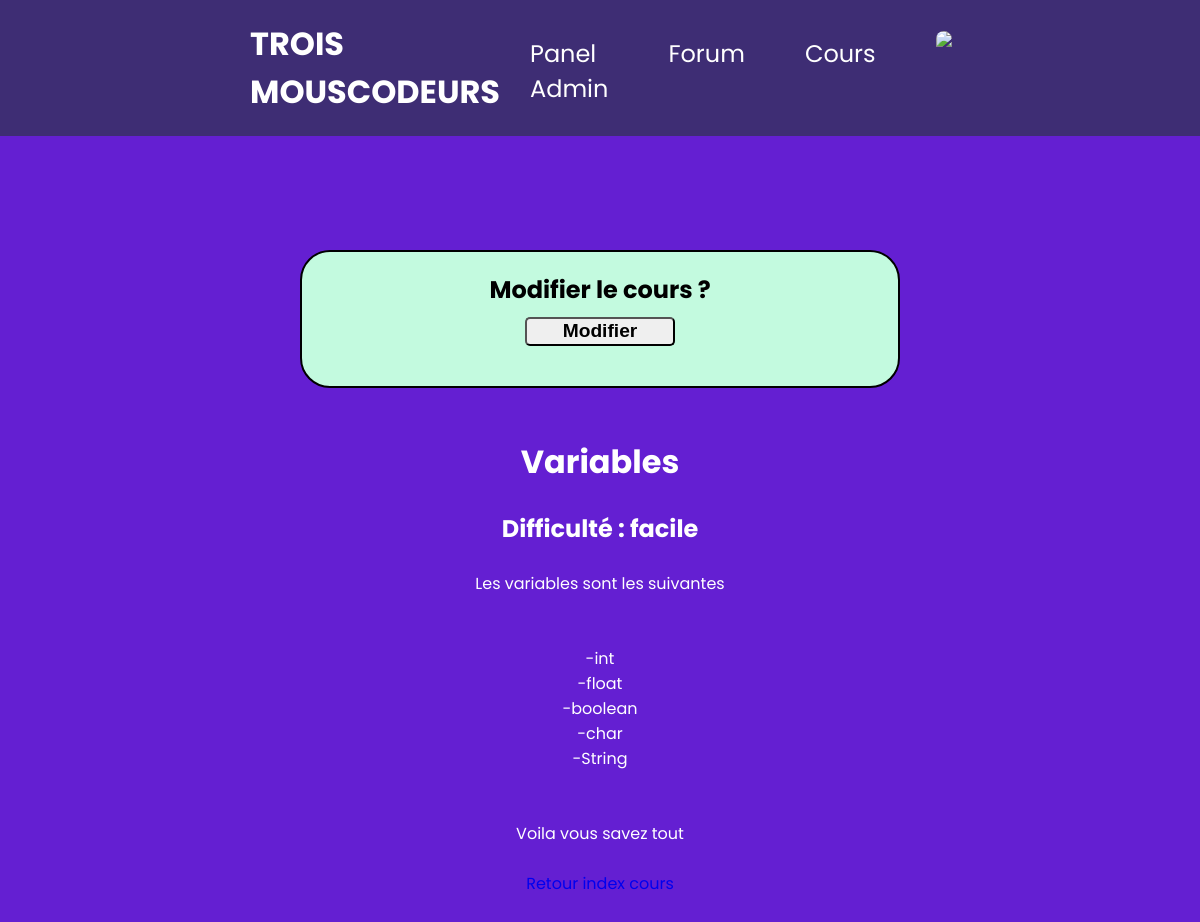
The app's page /?p=indCours&idG=1&idC=14 (signed in) with its own data.
### tables this page shows
CREATE TABLE `t_cours` (
  `id_cours` int(11) NOT NULL,
  `groupe` int(11) NOT NULL,
  `nom_cours` varchar(200) NOT NULL,
  `difficulte` varchar(200) NOT NULL,
  `contenu_cours` text NOT NULL
);

### Model/Model.php (called while the page is built, shortened)
<?php
class Model
{
	private static $serveur="mysql:host=localhost";
	private static $bdd="dbname=daw";
	private static $user="root";
	private static $mdp="";
	private static $pdo;
	private static $PDOBD=null;
	private function __construct()
	{
		Model::$pdo = new PDO(Model::$serveur.';'.Model::$bdd.';charset=utf8', Model::$user, Model::$mdp);
		Model::$pdo->setAttribute(PDO::ATTR_ERRMODE, PDO::ERRMODE_WARNING);
	}
	public  static function getBDD()
	{
		if(Model::$PDOBD==null)	{Model::$PDOBD= new Model();}
		return Model::$PDOBD;
	}
	function getCour($id){
		$cours = Model::$pdo->prepare("SELECT nom_cours, difficulte, contenu_cours FROM t_cours WHERE id_cours = $id");
		$cours->execute();
		return $cours->fetchAll()[0];
	}
}
?>

### Vue/cours.php (the view)
<div class="index_cours">
    <?php
    if($_SESSION["admin"]=='oui'){
        $contenu_admin = '
            <form class="admin_add_cour" method="post">
                <h2>Modifier le cours ?</h2>
                <button class="btn-admin" name="cours" value="modif">Modifier</button>
            </form>';
        if(!isset($_POST["cours"]))
        {
            echo $contenu_admin;
        } else {
            if($_POST["cours"] != "modif") {
                echo $contenu_admin;
            }
        }
    }
    ?>
    <?php
    $contenu_cours = '
        <h1>'.$cour['nom_cours'].'</h1>
        <br/>
        <h2>Difficulté : '.$cour['difficulte'].' </h2>
        <br/>
        <p>'.nl2br($cour['contenu_cours']).'</p>
        <br/>
    ';
    if(isset($_POST["cours"])){
        if($_POST["cours"] == "modif")
        {
            echo '
                <form method="post">
                <label for="titreCours">Nom du cours :</label>
                <input type="text" name="titreCours" value="'.$cour['nom_cours'].'"required><br><br>
                <label for="difficulte">Difficulté :</label>
                <select id="difficulte" name="difficulte">
                <option value="facile">Facile</option>
                <option value="intermédiaire">Intérmédiaire</option>
                <option value="difficile">Difficile</option>
                </select><br><br>
                <label for="contenuCours">Contenu du cours :</label><br>
                <textarea id="contenu-cours" name="contenuCours" rows="10" cols="50" required>'.$cour['contenu_cours'].'</textarea>
                <br/>
                <label for="import">Importer fichier :</label>
                <input type="file" name="fileToUpload">
                <br><br>
                <input type="submit" name="cours" value="Valider">
                </form>
            ';
        } else {
            echo $contenu_cours;
        }
    } else
        echo $contenu_cours;
    echo "<a href='?p=indCours&idG=".$id_groupe."'.>Retour index cours</a>";
    ?>
</div>

### Vue/style.css (style rules this page uses)
* { margin:0; padding:0; text-decoration:none; list-style: none; }
:root { --primary-color: #641fd2; --nav-bar:#3e2d74; --button-hover:#4c1ee3; --lecon:#351a56b7; --reponse:#260c4f; --cours:#5e3a89b7; --cour-hover:#7c65c9; --colortext:#2F1094; }
body { font-family: 'Poppins'; background-color: var(--primary-color); margin-bottom: 60px; }
.index_cours { text-align: center; color: white; }
.admin_add_cour { border:2px solid black; border-radius: 30px; text-align: center; margin: 0 300px; margin-bottom: 50px; padding: 20px 0; background-color: #c3fadf; min-width: 200px; color:black; }
.btn-admin { width: 150px; height: 1.5em; margin-top: 10px; margin-bottom:20px; border-radius: 5px; font-size: 20px; font-size: 1.2em; font-weight: bold; }

### records on screen
t_cours: nom_cours "Variables", difficulte "facile", contenu_cours "Les variables sont les suivantes -int -float -boolean -char -String Voila vous savez tout"
